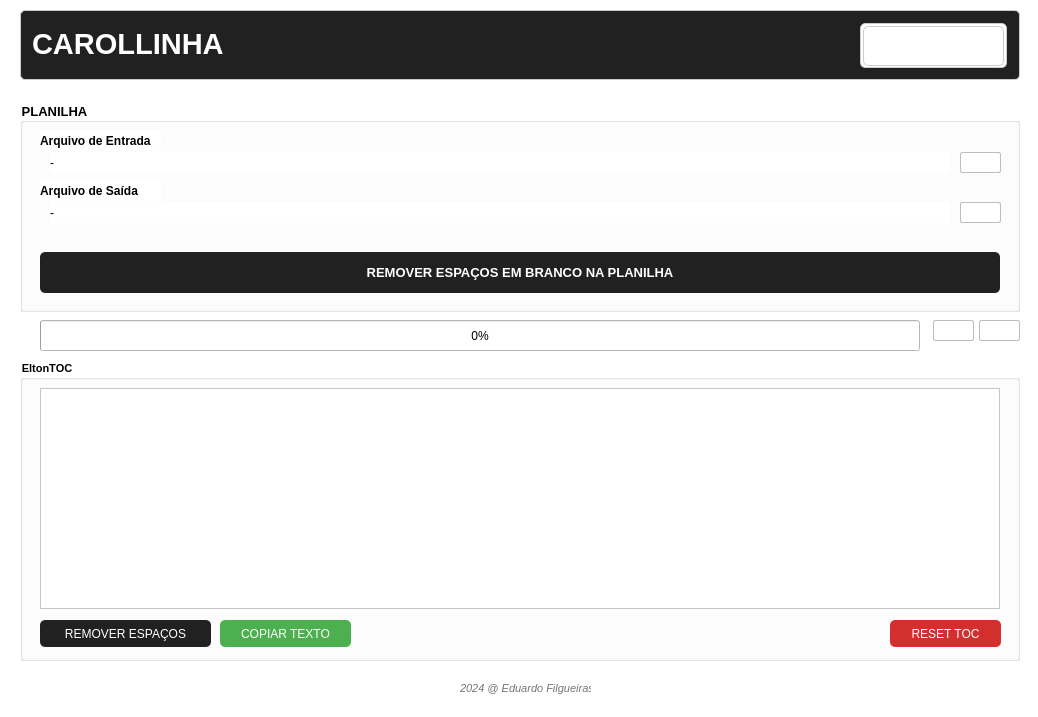
<?xml version="1.0" encoding="UTF-8"?>
<ui version="4.0">
 <class>MainWindow</class>
 <widget class="QMainWindow" name="MainWindow">
  <property name="geometry">
   <rect>
    <x>0</x>
    <y>0</y>
    <width>1038</width>
    <height>717</height>
   </rect>
  </property>
  <property name="windowTitle">
   <string>CAROLLINHA  | SUPERNUTRE</string>
  </property>
  <property name="windowIcon">
   <iconset>
    <normaloff>img/supernutre_ico.png</normaloff>img/supernutre_ico.png</iconset>
  </property>
  <property name="styleSheet">
   <string notr="true">QWidget{
background: #fff;
}

QPushButton{
background-color:#212121;
color:#fff;
border-radius: 5px;
}

QPushButton:hover{
background: #000000;
}

QPushButton#bt_copy{
background-color: #4caf50;
color:#fff;
border-radius: 5px;
}

QPushButton#bt_copy:hover{
background:#388E3C;
}

QPushButton#bt_add{
background-color: #4caf50;
color:#fff;
border-radius: 5px;
}

QPushButton#bt_add:hover{
background:#388E3C;
}

QPushButton#bt_reset_toc{
background-color: #D32F2F;
color:#fff;
border-radius: 5px;
}

QPushButton#bt_reset_toc:hover{
background-color: #cb1219;
}


QLabel#label_2{
color: #757575;
}

QLabel#label_2:hover{
color: #212121;
}

QPushButton#bt_reset{
background:#fff;
border: 1px solid #BDBDBD;
border-radius: 2px
}

QPushButton#bt_reset:hover{
border: 1px solid #388E3C;
}

QPushButton#bt_close{
background:#fff;
border: 1px solid #BDBDBD;
border-radius: 2px;
padding-top:1px;
}

QPushButton#bt_close:hover{
border: 1px solid #cb1219;
}

QPushButton#bt_open_plan{
background:#fff;
border: 1px solid #BDBDBD;
border-radius: 2px
}

QPushButton#bt_open_plan:hover{
border: 1px solid #FF9800;
}

QPushButton#bt_edit_plan{
background:#fff;
border: 1px solid #BDBDBD;
border-radius: 2px
}

QPushButton#bt_edit_plan:hover{
border: 1px solid #1976D2;
}

QPushButton#bt_config{
background:#fff;
border: 1px solid #BDBDBD;
border-radius: 2px;
padding-top:1px;
}

QPushButton#bt_config:hover{
border: 1px solid #FF9800;
}


</string>
  </property>
  <widget class="QWidget" name="centralwidget">
   <widget class="QGroupBox" name="groupBox_2">
    <property name="geometry">
     <rect>
      <x>20</x>
      <y>102</y>
      <width>1000</width>
      <height>210</height>
     </rect>
    </property>
    <property name="font">
     <font>
      <pointsize>10</pointsize>
      <bold>true</bold>
     </font>
    </property>
    <property name="title">
     <string>PLANILHA</string>
    </property>
    <widget class="QLabel" name="lb_file_name">
     <property name="geometry">
      <rect>
       <x>30</x>
       <y>50</y>
       <width>900</width>
       <height>21</height>
      </rect>
     </property>
     <property name="font">
      <font>
       <pointsize>9</pointsize>
       <bold>false</bold>
      </font>
     </property>
     <property name="text">
      <string>-</string>
     </property>
    </widget>
    <widget class="QLabel" name="lb_save_name">
     <property name="geometry">
      <rect>
       <x>30</x>
       <y>100</y>
       <width>900</width>
       <height>21</height>
      </rect>
     </property>
     <property name="font">
      <font>
       <pointsize>9</pointsize>
       <bold>false</bold>
      </font>
     </property>
     <property name="text">
      <string>-</string>
     </property>
    </widget>
    <widget class="QLabel" name="lb_file_name_2">
     <property name="geometry">
      <rect>
       <x>20</x>
       <y>28</y>
       <width>121</width>
       <height>21</height>
      </rect>
     </property>
     <property name="font">
      <font>
       <pointsize>9</pointsize>
       <bold>true</bold>
      </font>
     </property>
     <property name="text">
      <string>Arquivo de Entrada</string>
     </property>
    </widget>
    <widget class="QLabel" name="lb_file_name_3">
     <property name="geometry">
      <rect>
       <x>20</x>
       <y>78</y>
       <width>121</width>
       <height>21</height>
      </rect>
     </property>
     <property name="font">
      <font>
       <pointsize>9</pointsize>
       <bold>true</bold>
      </font>
     </property>
     <property name="text">
      <string>Arquivo de Saída</string>
     </property>
    </widget>
    <widget class="QPushButton" name="bt_edit_plan">
     <property name="enabled">
      <bool>false</bool>
     </property>
     <property name="geometry">
      <rect>
       <x>940</x>
       <y>100</y>
       <width>41</width>
       <height>21</height>
      </rect>
     </property>
     <property name="font">
      <font>
       <pointsize>10</pointsize>
       <bold>true</bold>
      </font>
     </property>
     <property name="toolTip">
      <string>&lt;html&gt;&lt;head/&gt;&lt;body&gt;&lt;p&gt;&lt;span style=&quot; font-weight:400;&quot;&gt;Salvar&lt;/span&gt;&lt;/p&gt;&lt;/body&gt;&lt;/html&gt;</string>
     </property>
     <property name="styleSheet">
      <string notr="true"/>
     </property>
     <property name="text">
      <string/>
     </property>
     <property name="icon">
      <iconset>
       <normaloff>img/save-file.png</normaloff>img/save-file.png</iconset>
     </property>
    </widget>
    <widget class="QPushButton" name="bt_open_plan">
     <property name="geometry">
      <rect>
       <x>940</x>
       <y>50</y>
       <width>41</width>
       <height>21</height>
      </rect>
     </property>
     <property name="font">
      <font>
       <pointsize>10</pointsize>
       <bold>true</bold>
      </font>
     </property>
     <property name="toolTip">
      <string>&lt;html&gt;&lt;head/&gt;&lt;body&gt;&lt;p&gt;&lt;span style=&quot; font-weight:400;&quot;&gt;Abrir&lt;/span&gt;&lt;/p&gt;&lt;/body&gt;&lt;/html&gt;</string>
     </property>
     <property name="styleSheet">
      <string notr="true"/>
     </property>
     <property name="text">
      <string/>
     </property>
     <property name="icon">
      <iconset>
       <normaloff>img/folder open.png</normaloff>img/folder open.png</iconset>
     </property>
    </widget>
    <widget class="QPushButton" name="bt_process">
     <property name="geometry">
      <rect>
       <x>20</x>
       <y>150</y>
       <width>960</width>
       <height>41</height>
      </rect>
     </property>
     <property name="font">
      <font>
       <pointsize>10</pointsize>
       <bold>true</bold>
      </font>
     </property>
     <property name="styleSheet">
      <string notr="true"/>
     </property>
     <property name="text">
      <string>REMOVER ESPAÇOS EM BRANCO NA PLANILHA</string>
     </property>
    </widget>
   </widget>
   <widget class="QGroupBox" name="groupBox_4">
    <property name="geometry">
     <rect>
      <x>20</x>
      <y>10</y>
      <width>1000</width>
      <height>70</height>
     </rect>
    </property>
    <property name="styleSheet">
     <string notr="true">border: 1px solid #ccc;
border-radius: 5px;
background-color: #212121;
</string>
    </property>
    <property name="title">
     <string/>
    </property>
    <widget class="QLabel" name="titulo">
     <property name="geometry">
      <rect>
       <x>12</x>
       <y>13</y>
       <width>321</width>
       <height>41</height>
      </rect>
     </property>
     <property name="font">
      <font>
       <pointsize>22</pointsize>
       <bold>true</bold>
      </font>
     </property>
     <property name="styleSheet">
      <string notr="true">color: #fff;
border: none;</string>
     </property>
     <property name="text">
      <string>CAROLLINHA</string>
     </property>
    </widget>
    <widget class="QGroupBox" name="gp_logo">
     <property name="geometry">
      <rect>
       <x>840</x>
       <y>13</y>
       <width>147</width>
       <height>45</height>
      </rect>
     </property>
     <property name="styleSheet">
      <string notr="true">background-color:#fff;</string>
     </property>
     <property name="title">
      <string/>
     </property>
     <widget class="QLabel" name="label">
      <property name="geometry">
       <rect>
        <x>3</x>
        <y>3</y>
        <width>141</width>
        <height>40</height>
       </rect>
      </property>
      <property name="styleSheet">
       <string notr="true">border: 1px solid #ccc;
border-radius: 5px;</string>
      </property>
      <property name="text">
       <string/>
      </property>
      <property name="pixmap">
       <pixmap>img/supernutre.png</pixmap>
      </property>
      <property name="scaledContents">
       <bool>true</bool>
      </property>
     </widget>
    </widget>
   </widget>
   <widget class="QPushButton" name="bt_reset">
    <property name="geometry">
     <rect>
      <x>933</x>
      <y>320</y>
      <width>41</width>
      <height>21</height>
     </rect>
    </property>
    <property name="font">
     <font>
      <pointsize>10</pointsize>
      <bold>true</bold>
     </font>
    </property>
    <property name="toolTip">
     <string>&lt;html&gt;&lt;head/&gt;&lt;body&gt;&lt;p&gt;&lt;span style=&quot; font-weight:400;&quot;&gt;Reset&lt;/span&gt;&lt;/p&gt;&lt;/body&gt;&lt;/html&gt;</string>
    </property>
    <property name="styleSheet">
     <string notr="true"/>
    </property>
    <property name="text">
     <string/>
    </property>
    <property name="icon">
     <iconset>
      <normaloff>img/reset form.png</normaloff>img/reset form.png</iconset>
    </property>
   </widget>
   <widget class="QLabel" name="label_2">
    <property name="geometry">
     <rect>
      <x>460</x>
      <y>680</y>
      <width>131</width>
      <height>16</height>
     </rect>
    </property>
    <property name="font">
     <font>
      <pointsize>8</pointsize>
      <italic>true</italic>
     </font>
    </property>
    <property name="styleSheet">
     <string notr="true"/>
    </property>
    <property name="text">
     <string>2024 @ Eduardo Filgueiras</string>
    </property>
   </widget>
   <widget class="QPushButton" name="bt_config">
    <property name="geometry">
     <rect>
      <x>979</x>
      <y>320</y>
      <width>41</width>
      <height>21</height>
     </rect>
    </property>
    <property name="toolTip">
     <string>&lt;html&gt;&lt;head/&gt;&lt;body&gt;&lt;p&gt;Configurar Aba Inicial&lt;/p&gt;&lt;/body&gt;&lt;/html&gt;</string>
    </property>
    <property name="text">
     <string/>
    </property>
    <property name="icon">
     <iconset>
      <normaloff>img/config.png</normaloff>img/config.png</iconset>
    </property>
   </widget>
   <widget class="QGroupBox" name="groupBox_3">
    <property name="geometry">
     <rect>
      <x>20</x>
      <y>360</y>
      <width>1000</width>
      <height>301</height>
     </rect>
    </property>
    <property name="font">
     <font>
      <pointsize>8</pointsize>
      <bold>true</bold>
     </font>
    </property>
    <property name="title">
     <string>EltonTOC</string>
    </property>
    <widget class="QTextEdit" name="input_text">
     <property name="geometry">
      <rect>
       <x>20</x>
       <y>28</y>
       <width>960</width>
       <height>221</height>
      </rect>
     </property>
    </widget>
    <widget class="QPushButton" name="bt_split">
     <property name="geometry">
      <rect>
       <x>20</x>
       <y>260</y>
       <width>171</width>
       <height>27</height>
      </rect>
     </property>
     <property name="text">
      <string>REMOVER ESPAÇOS</string>
     </property>
    </widget>
    <widget class="QPushButton" name="bt_copy">
     <property name="geometry">
      <rect>
       <x>200</x>
       <y>260</y>
       <width>131</width>
       <height>27</height>
      </rect>
     </property>
     <property name="text">
      <string>COPIAR TEXTO</string>
     </property>
    </widget>
    <widget class="QPushButton" name="bt_reset_toc">
     <property name="geometry">
      <rect>
       <x>870</x>
       <y>260</y>
       <width>111</width>
       <height>27</height>
      </rect>
     </property>
     <property name="text">
      <string>RESET TOC</string>
     </property>
    </widget>
   </widget>
   <widget class="QProgressBar" name="progressBar">
    <property name="enabled">
     <bool>true</bool>
    </property>
    <property name="geometry">
     <rect>
      <x>40</x>
      <y>320</y>
      <width>880</width>
      <height>31</height>
     </rect>
    </property>
    <property name="font">
     <font>
      <pointsize>9</pointsize>
      <bold>false</bold>
     </font>
    </property>
    <property name="value">
     <number>0</number>
    </property>
    <property name="alignment">
     <set>Qt::AlignCenter</set>
    </property>
    <property name="textVisible">
     <bool>true</bool>
    </property>
    <property name="invertedAppearance">
     <bool>false</bool>
    </property>
   </widget>
  </widget>
  <widget class="QStatusBar" name="statusbar"/>
  <action name="actionNovo_Contato">
   <property name="text">
    <string>Inserir</string>
   </property>
   <property name="shortcut">
    <string>Ctrl+I</string>
   </property>
  </action>
  <action name="actionSair">
   <property name="text">
    <string>Sair</string>
   </property>
   <property name="shortcut">
    <string>Ctrl+Shift+S</string>
   </property>
  </action>
  <action name="actionSobre">
   <property name="text">
    <string>Sobre</string>
   </property>
  </action>
  <action name="actionOpen">
   <property name="text">
    <string>Abrir Arquivo</string>
   </property>
  </action>
  <action name="actionOpenFolder">
   <property name="text">
    <string>Abrir Pasta</string>
   </property>
  </action>
  <action name="actionSalvarArquivo">
   <property name="text">
    <string>Salvar Arquivo</string>
   </property>
  </action>
 </widget>
 <tabstops>
  <tabstop>bt_edit_plan</tabstop>
 </tabstops>
 <resources/>
 <connections/>
</ui>
